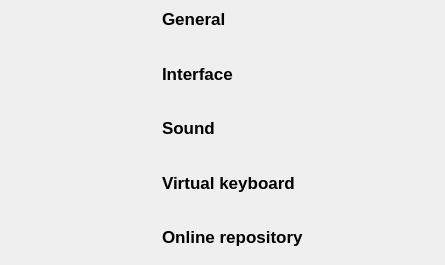
<?xml version="1.0" encoding="UTF-8"?>
<ui version="4.0">
 <class>ConfigPanel</class>
 <widget class="QWidget" name="ConfigPanel">
  <property name="geometry">
   <rect>
    <x>0</x>
    <y>0</y>
    <width>445</width>
    <height>265</height>
   </rect>
  </property>
  <property name="windowTitle">
   <string notr="true"/>
  </property>
  <property name="autoFillBackground">
   <bool>true</bool>
  </property>
  <layout class="QGridLayout" name="gridLayout_2">
   <property name="leftMargin">
    <number>0</number>
   </property>
   <property name="topMargin">
    <number>0</number>
   </property>
   <property name="rightMargin">
    <number>0</number>
   </property>
   <property name="bottomMargin">
    <number>0</number>
   </property>
   <property name="spacing">
    <number>0</number>
   </property>
   <item row="0" column="1" rowspan="3">
    <widget class="QScrollArea" name="scrollArea">
     <property name="frameShape">
      <enum>QFrame::NoFrame</enum>
     </property>
     <property name="lineWidth">
      <number>0</number>
     </property>
     <property name="widgetResizable">
      <bool>true</bool>
     </property>
     <widget class="QWidget" name="scrollAreaWidgetContents">
      <property name="geometry">
       <rect>
        <x>0</x>
        <y>0</y>
        <width>411</width>
        <height>283</height>
       </rect>
      </property>
      <layout class="QHBoxLayout" name="horizontalLayout">
       <item>
        <spacer name="horizontalSpacer">
         <property name="orientation">
          <enum>Qt::Horizontal</enum>
         </property>
         <property name="sizeHint" stdset="0">
          <size>
           <width>40</width>
           <height>20</height>
          </size>
         </property>
        </spacer>
       </item>
       <item>
        <layout class="QVBoxLayout" name="verticalLayout">
         <item>
          <widget class="QLabel" name="generalLabel">
           <property name="font">
            <font>
             <pointsize>13</pointsize>
             <weight>75</weight>
             <bold>true</bold>
            </font>
           </property>
           <property name="text">
            <string>General</string>
           </property>
          </widget>
         </item>
         <item>
          <widget class="ConfigSectionGeneral" name="generalWidget" native="true"/>
         </item>
         <item>
          <spacer name="verticalSpacer_3">
           <property name="orientation">
            <enum>Qt::Vertical</enum>
           </property>
           <property name="sizeType">
            <enum>QSizePolicy::Fixed</enum>
           </property>
           <property name="sizeHint" stdset="0">
            <size>
             <width>20</width>
             <height>20</height>
            </size>
           </property>
          </spacer>
         </item>
         <item>
          <widget class="QLabel" name="interfaceLabel">
           <property name="font">
            <font>
             <pointsize>13</pointsize>
             <weight>75</weight>
             <bold>true</bold>
            </font>
           </property>
           <property name="text">
            <string>Interface</string>
           </property>
          </widget>
         </item>
         <item>
          <widget class="ConfigSectionInterface" name="interfaceWidget" native="true"/>
         </item>
         <item>
          <spacer name="verticalSpacer_2">
           <property name="orientation">
            <enum>Qt::Vertical</enum>
           </property>
           <property name="sizeType">
            <enum>QSizePolicy::Fixed</enum>
           </property>
           <property name="sizeHint" stdset="0">
            <size>
             <width>20</width>
             <height>20</height>
            </size>
           </property>
          </spacer>
         </item>
         <item>
          <widget class="QLabel" name="soundLabel">
           <property name="font">
            <font>
             <pointsize>13</pointsize>
             <weight>75</weight>
             <bold>true</bold>
            </font>
           </property>
           <property name="text">
            <string>Sound</string>
           </property>
          </widget>
         </item>
         <item>
          <widget class="ConfigSectionSound" name="soundWidget" native="true"/>
         </item>
         <item>
          <spacer name="verticalSpacer">
           <property name="orientation">
            <enum>Qt::Vertical</enum>
           </property>
           <property name="sizeType">
            <enum>QSizePolicy::Fixed</enum>
           </property>
           <property name="sizeHint" stdset="0">
            <size>
             <width>20</width>
             <height>20</height>
            </size>
           </property>
          </spacer>
         </item>
         <item>
          <widget class="QLabel" name="keyboardLabel">
           <property name="font">
            <font>
             <pointsize>13</pointsize>
             <weight>75</weight>
             <bold>true</bold>
            </font>
           </property>
           <property name="text">
            <string>Virtual keyboard</string>
           </property>
          </widget>
         </item>
         <item>
          <widget class="ConfigSectionKeyboard" name="keyboardWidget" native="true"/>
         </item>
         <item>
          <spacer name="verticalSpacer_6">
           <property name="orientation">
            <enum>Qt::Vertical</enum>
           </property>
           <property name="sizeType">
            <enum>QSizePolicy::Fixed</enum>
           </property>
           <property name="sizeHint" stdset="0">
            <size>
             <width>20</width>
             <height>20</height>
            </size>
           </property>
          </spacer>
         </item>
         <item>
          <widget class="QLabel" name="repositoryLabel">
           <property name="font">
            <font>
             <pointsize>13</pointsize>
             <weight>75</weight>
             <bold>true</bold>
            </font>
           </property>
           <property name="text">
            <string>Online repository</string>
           </property>
          </widget>
         </item>
         <item>
          <widget class="ConfigSectionRepository" name="repositoryWidget" native="true"/>
         </item>
        </layout>
       </item>
       <item>
        <spacer name="horizontalSpacer_3">
         <property name="orientation">
          <enum>Qt::Horizontal</enum>
         </property>
         <property name="sizeHint" stdset="0">
          <size>
           <width>40</width>
           <height>20</height>
          </size>
         </property>
        </spacer>
       </item>
      </layout>
     </widget>
    </widget>
   </item>
   <item row="2" column="0">
    <spacer name="verticalSpacer_4">
     <property name="orientation">
      <enum>Qt::Vertical</enum>
     </property>
     <property name="sizeHint" stdset="0">
      <size>
       <width>20</width>
       <height>40</height>
      </size>
     </property>
    </spacer>
   </item>
   <item row="1" column="0">
    <widget class="ConfigToc" name="widgetToc" native="true"/>
   </item>
  </layout>
 </widget>
 <customwidgets>
  <customwidget>
   <class>ConfigToc</class>
   <extends>QWidget</extends>
   <header>configtoc.h</header>
   <container>1</container>
  </customwidget>
  <customwidget>
   <class>ConfigSectionGeneral</class>
   <extends>QWidget</extends>
   <header>configsectiongeneral.h</header>
   <container>1</container>
  </customwidget>
  <customwidget>
   <class>ConfigSectionInterface</class>
   <extends>QWidget</extends>
   <header>configsectioninterface.h</header>
   <container>1</container>
  </customwidget>
  <customwidget>
   <class>ConfigSectionSound</class>
   <extends>QWidget</extends>
   <header>configsectionsound.h</header>
   <container>1</container>
  </customwidget>
  <customwidget>
   <class>ConfigSectionKeyboard</class>
   <extends>QWidget</extends>
   <header>configsectionkeyboard.h</header>
   <container>1</container>
  </customwidget>
  <customwidget>
   <class>ConfigSectionRepository</class>
   <extends>QWidget</extends>
   <header>configsectionrepository.h</header>
   <container>1</container>
  </customwidget>
 </customwidgets>
 <resources/>
 <connections/>
 <slots>
  <slot>setRam(int)</slot>
  <slot>setAudioOutput(int)</slot>
  <slot>setWavAutoLoop(bool)</slot>
  <slot>setWavRemoveBlank(bool)</slot>
  <slot>setNumPortMidi(int)</slot>
  <slot>setUseJackAsio(bool)</slot>
  <slot>setSynthGain(int)</slot>
 </slots>
</ui>
